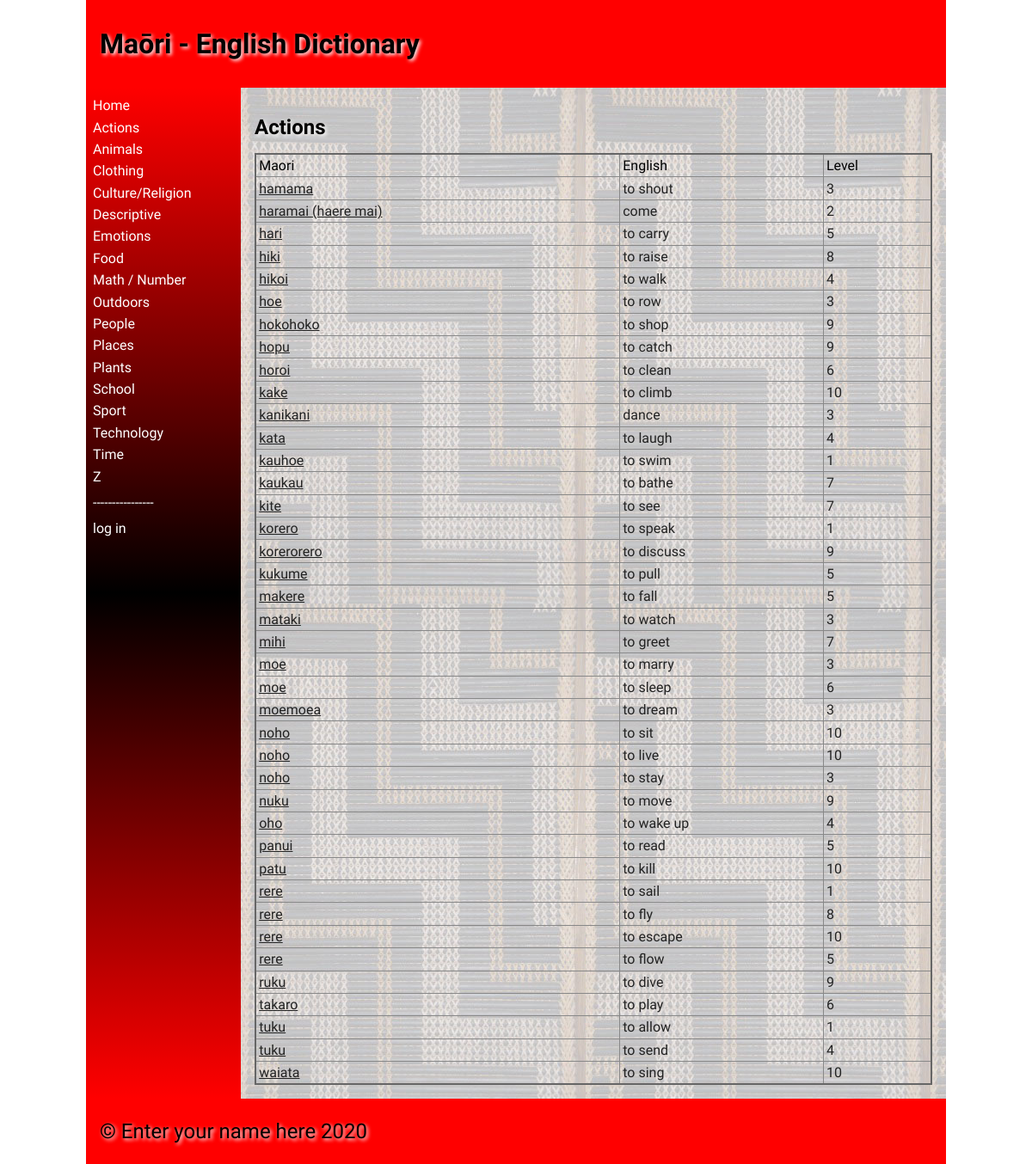
The page /category/1 on the database as committed earlier.
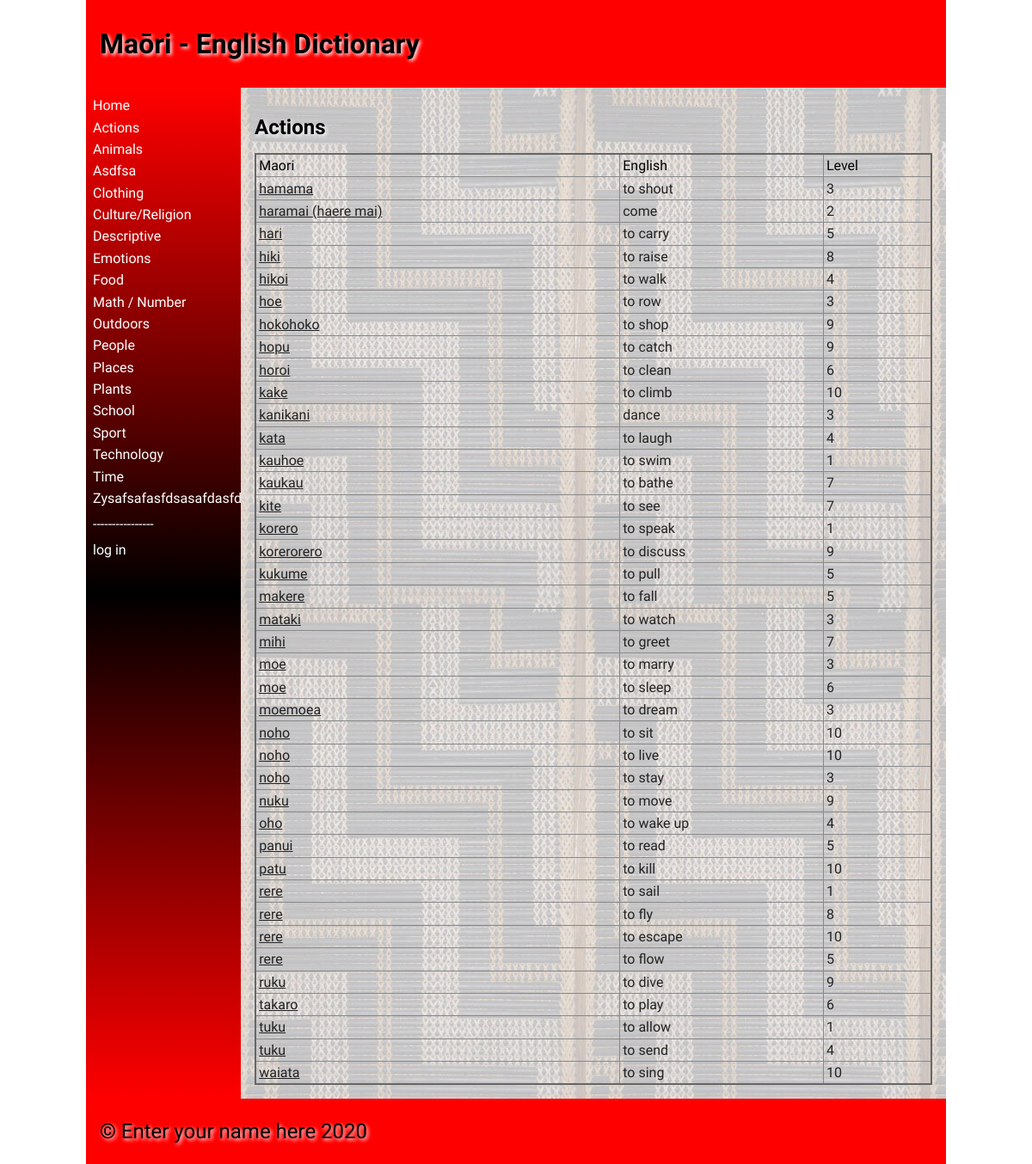
The same page on the database as committed later.
### tables this page shows
CREATE TABLE category
(
	id integer
		constraint category_pk
			primary key autoincrement,
	category varchar(30)
);

CREATE TABLE "wordbank"
(
    id             integer
        constraint wordbank_pk
            primary key autoincrement,
    maori          varchar(30),
    english        varchar(30),
    categories     integer
        references category
            on delete cascade,
    definition     varchar(200),
    level          integer,
    image          varchar(30),
    date           datetime,
    user           integer
        references login,
    last_modify_by int
        references login,
    editted_date   datetime
);

### app.py (the view, shortened to what this page needs)
@app.route('/category/<category_id>', methods=['POST', 'GET'])
def category_pages(category_id):  # rendering the category pages
    error = request.args.get('error')  # gets the error data from url
    confirmation = str(request.args.get('confirmation'))  # gets the confirmation data from url
    try:
        category_id = int(category_id)  # checks if there is this category page
    except ValueError:  # if not, redirects them to home
        print("{} is not an integer".format(category_id))
        return redirect("/")
    if error is None:
        error = ""
    return render_template("category.html", wordlist=wordbank_list(), categories=categories(), category_id=category_id,
                           logged_in=is_logged_in(), is_admin=is_admin(), confirmation=confirmation,error=error)

### app.py (called while the page is built)
def create_connection(db_file):  # creates the general function to connect to the database
    try:
        connection = sqlite3.connect(db_file)
        connection.execute('pragma foreign_keys=ON')
        return connection
    except Error as error:
        print(error)
    return None

def is_logged_in():  # creates the function to show if someone is logged in
    if session.get('email') is None:
        print("not logged in ")
        return False
    else:
        print("logged in")
        return True

def is_admin():  # creates the function to show if someone has admin rights
    if session.get('admin') != 1:
        print("denied")
        return redirect("/") and False
    else:
        return True

def categories():  # queries category and id columns into a list
    con = create_connection(DATABASE)
    query = "SELECT category,id FROM category ORDER BY category ASC"
    cur = con.cursor()
    cur.execute(query)
    category_list = cur.fetchall()
    con.close()
    return category_list

def wordbank_list():  # queries all the columns into a list
    con = create_connection(DATABASE)
    query = "SELECT * FROM wordbank ORDER BY maori ASC"
    cur = con.cursor()
    cur.execute(query, )
    wordbank_list = cur.fetchall()
    con.close()
    return wordbank_list

### templates/category.html (shortened to what this page needs)
{% extends 'base.html' %}
{% block heading %}Maōri - English Dictionary{% endblock %}
{% block main %}
    {% for category in categories %}
        {%  if category[1] == category_id %}
            <h2>{{ category[0] }}</h2>
        {% endif %}
    {% endfor %}
<table>
    <thead>
        <tr>
            <td>Maori</td>
            <td>English</td>
            <td>Level</td>
        </tr>
    </thead>
    <tbody>
    {% for wordbank in wordlist %}
        {%  if wordbank[3] == category_id %}
        <tr>
            <td><a href = "/word/{{ wordbank[0] }}">{{ wordbank[1] }}</a></td>
            <td><a>{{ wordbank[2] }}</a></td>
            <td><a>{{ wordbank[5] }}</a></td>
        </tr>
        {% endif %}
    {% endfor %}
    </tbody>
</table>
{% endblock %}

### templates/base.html (shortened to what this page needs)
<!doctype html>
<html lang="en">
<head>
	<link href="{{ url_for('static', filename='css/style.css') }}" rel="stylesheet">
</head>
<body>
	<div id="container">
		<header>
			<h1>{% block heading %}{% endblock %}</h1>
		</header>
		<nav>
			<ul>
                <li><a href="\">Home</a></li>
                {% for category in categories %}
                    <li><a href="/category/{{ category[1] }}">{{ category[0] }}</a></li>
                {% endfor %}
                 <p style = "color:white;">----------------</p>
                {% if logged_in %}
                     <li><a href = "/logout">log out</a></li>
                {% else %}
                    <li><a href = "/login">log in</a></li>
                {% endif %}
			</ul>
		</nav>
		<main>
            {% block main%}{% endblock %}
        </main>
		<footer>
			<p>
				&copy; Enter your name here 2020
			</p>
		</footer>
	</div>
</body>
</html>

### static/css/style.css (style rules this page uses)
* { font-family: Comfortaa, sans-serif; margin: 0; padding: 0; box-sizing: border-box; }
#container { display: grid; grid-template-columns: 75px auto; grid-template-areas: 'nav header' 'main main' 'footer footer'; }
header { grid-area: header; background-color: #f00; padding: 1rem; }
nav { grid-area: nav; }
main { grid-area: main; padding: 1rem; background-color: #edd; }
h1, h2, h3, h4 { padding: 1rem 0; font-family: 'Suez One', serif; color: #000; text-shadow: 2px 2px 4px #fff; }
p { padding: 0.5rem 0; }
a { color: #222; }
table { width: 100%; border: 2px solid #666; border-collapse: collapse; }
th, td { border: 1px solid #888; padding: 0.2rem; text-align: left; }
footer { grid-area: footer; padding: 1rem; background-color: #f00; }
footer p { color: #000; text-shadow: 2px 2px 4px #fff; font-size: 1.5rem; }
@media only screen and (min-width: 768px) { #container { grid-template-columns: 180px auto; grid-template-areas: 'header header' 'nav main' 'footer footer'; } }
@media only screen and (min-width: 768px) { nav { background: linear-gradient(180deg, rgba(255,0,0,1) 0%, rgba(0, 0, 0, 1) 50%, rgba(255,0,0,1) 100%); padding: 0.5rem; } }
@media only screen and (min-width: 768px) { nav ul { list-style: none; } }
@media only screen and (min-width: 768px) { nav li { padding: 0.2rem 0; } }
@media only screen and (min-width: 768px) { nav a { color: #fff; text-decoration: none; } }
@media only screen and (min-width: 768px) { main { background-image: url('/poutama.jpg'); } }
@media only screen and (min-width: 1000px) { #container { width: 1000px; margin: auto; } }

Rows that differ between the two databases and show on the page:
added category: category "Asdfsa", shown under "Maōri - English Dictionary"
changed category: category "Z" → "Zysafsafasfdsasafdasfd"
